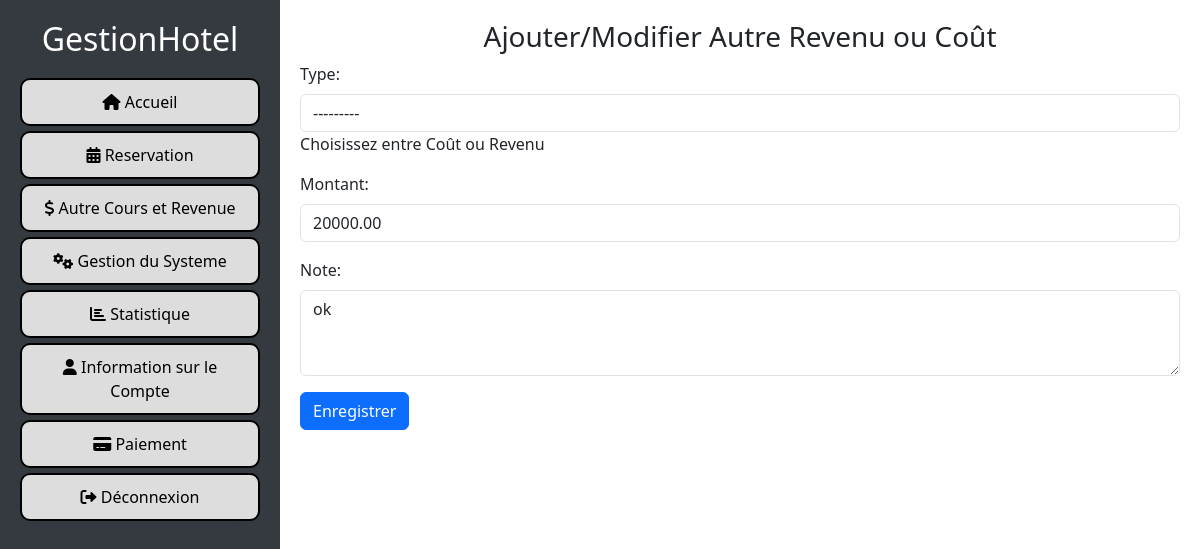
Screenshot of /paiement/autres-revenus-couts/2/edit/ (signed in) with the database file from the repository.
### paiement/models.py (models this page shows, shortened)
class AutreRevenuCout(models.Model):
    REVENUE_TYPE_CHOICES = [
        ('coût', 'Coût'),
        ('revenu', 'Revenu'),
    ]
    proprietaire = models.ForeignKey(settings.AUTH_USER_MODEL, on_delete=models.CASCADE, null=True)
    type = models.CharField(
        max_length=100,
        choices=REVENUE_TYPE_CHOICES,
        blank=True,
        null=True,
        help_text="Choisissez entre Coût ou Revenu"
    )
    montant = models.DecimalField(max_digits=10, decimal_places=2)
    note = models.TextField()

### paiement/views.py (the view)
# urls.py: path('autres-revenus-couts/<int:pk>/edit/', views.autre_revenu_cout_update, name='autre_revenu_cout_update'),
@login_required
def autre_revenu_cout_update(request, pk):
    revenu_cout = get_object_or_404(AutreRevenuCout, pk=pk, proprietaire=request.user)
    if request.method == 'POST':
        form = AutreRevenuCoutForm(request.POST, instance=revenu_cout)
        if form.is_valid():
            form.save()
            return redirect('autre_revenu_cout_list')
    else:
        form = AutreRevenuCoutForm(instance=revenu_cout)
    return render(request, 'paiement/autre_revenu_cout_form.html', {'form': form})

### paiement/forms.py
class AutreRevenuCoutForm(forms.ModelForm):
    class Meta:
        model = AutreRevenuCout
        fields = ['type', 'montant', 'note']
        widgets = {
            'type': forms.Select(attrs={'class': 'form-control'}),  # Use Select widget for choices field
            'montant': forms.NumberInput(attrs={'class': 'form-control', 'placeholder': 'Montant'}),
            'note': forms.Textarea(attrs={'class': 'form-control', 'placeholder': 'Note', 'rows': 3}),
        }

### configuration/context_processors.py (called while the page is built)
def configuration_hotel(request):
    try:
        configuration = Configuration.objects.latest('id')
    except Configuration.DoesNotExist:
        configuration = None
    return {'configuration': configuration}

### paiement/templates/paiement/autre_revenu_cout_form.html (shortened to what this page needs)
<!DOCTYPE html>
<html lang="en">
<head>
    <link rel="stylesheet" href="https://stackpath.bootstrapcdn.com/bootstrap/4.5.2/css/bootstrap.min.css">
    <link rel="stylesheet" href="https://cdnjs.cloudflare.com/ajax/libs/font-awesome/5.15.4/css/all.min.css">
</head>
<body>
    {% include 'menu.html' %}
    <div id="content">
        <div class="text-center">
          <h3>Ajouter/Modifier Autre Revenu ou Coût</h3>
        </div>
        <form method="post">
            {{ form.as_p }}
            <button type="submit" class="btn btn-primary">Enregistrer</button>
        </form>
    </div>
</body>
</html>

### paiement/templates/paiement/autre_revenu_cout_form.html (style rules this page uses)
body { display: flex; height: 100vh; overflow: hidden; margin: 0; }
#content { width: 83.33%; padding: 20px; overflow-y: auto; }

### rows the page displays
AutreRevenuCout: type "---------", montant "20000.00", note "ok"
